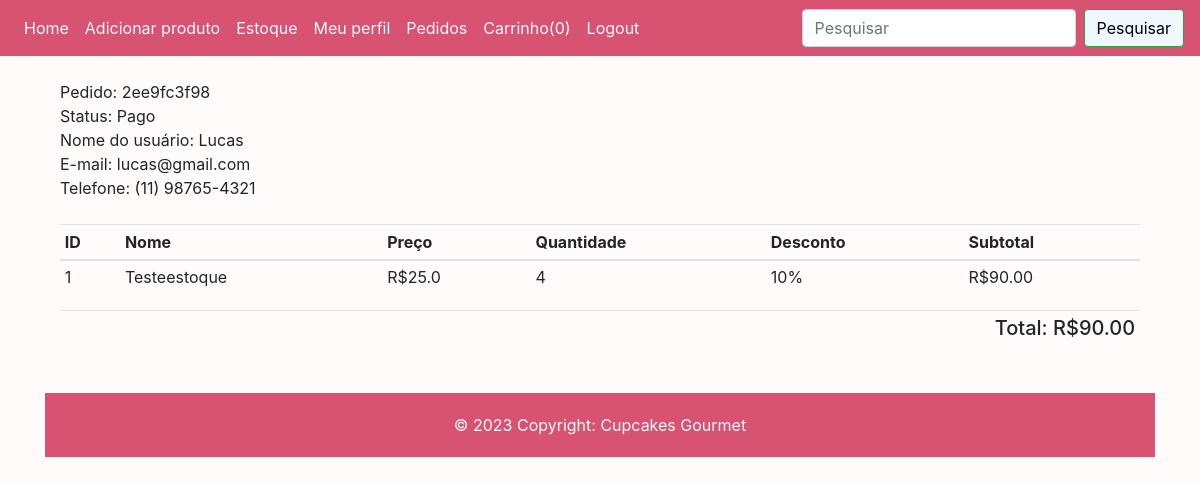
/orders/5f123b1c00 (signed in), run on an earlier commit of the app's database.
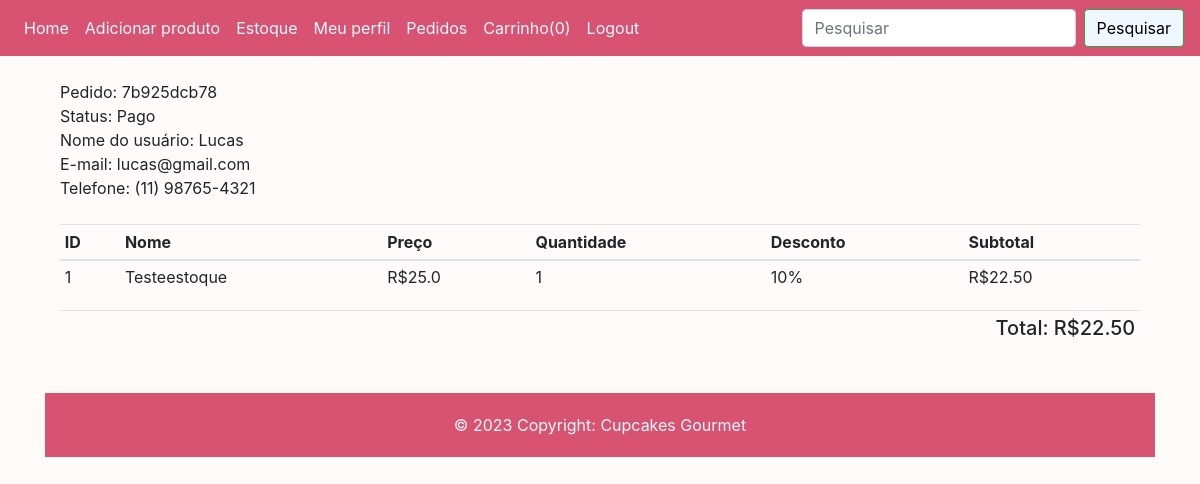
And on a later commit of the database.
### website/models.py (models this page shows, shortened)
class Order(db.Model):
    id = db.Column(db.Integer, primary_key=True)
    total = db.Column(db.String(20), unique=True, nullable=False) # Identificação do pedido(invoice).
    status = db.Column(db.String(20), default='Pendente', nullable=False)
    userId = db.Column(db.Integer, unique=False, nullable=False)
    date = db.Column(db.DateTime(timezone = True), default=func.now(), nullable=False)
    orders = db.Column(JsonEcodeDict)
    user_id = db.Column(db.Integer, db.ForeignKey('user.id'))

### website/auth.py (the view)
@auth.route('/orders/<total>') # pagina do pedido
@login_required # Decorador que só vai permitir acesso ao logout caso o usuário estiver logado.
def orders(total):
    if current_user.is_authenticated:
        totalDoPedido = 0
        subtotal = 0
        customer_id = current_user.id
        customer = User.query.filter_by(id=customer_id).first()
        orders = Order.query.filter_by(userId=customer_id).order_by(Order.id.desc()).first() # Aqui ele sempre vai pegar o ultimo total"identificação do pedido"
        for _key, product in orders.orders.items():
            subtotal += float(product['price']) * int(product['quantity'])
            discount = subtotal * (product['discount']/100)
            subtotal -= discount
            totalDoPedido += float("%.2f" % (subtotal))
            discount = 0
            subtotal = 0
        somaTotal = ("%.2f" % float((totalDoPedido)))
    else:
        return redirect(url_for('auth.home'))
    return render_template('/order.html', user=current_user, total=total, subtotal=subtotal, somaTotal=somaTotal, customer=customer, orders=orders)

### website/models.py (called while the page is built)
    def process_result_value(self, value, dialect):
        if value is None:
            return {}
        else:
            return json.loads(value)

### website/templates/order.html (shortened to what this page needs)
{% extends "base.html" %} {% block title %}Pedidos{% endblock %} {% block content%}
<div class="container mt-4">
    <div class="row">
        <div class="col-md-12">
            Pedido: {{orders.total}}
            <br>
            Status: {{orders.status}}
            <br>
            Nome do usuário: {{customer.firstName}}
            <br>
            E-mail: {{customer.email}}
            <br>
            Telefone: {{customer.phone}}
            <br>
            <br>
        <table class="table table-sm">
            <thead>
                <th>ID</th>
                <th>Nome</th>
                <th>Preço</th>
                <th>Quantidade</th>
                <th>Desconto</th>
                <th>Subtotal</th>
            </thead>
            <tbody>
                {% for key, product in orders.orders.items() %}
                {% set discount = product.discount/100 %}
                <tr>
                    <td>{{loop.index}}</td>
                    <td>{{product.name}}</td>
                    <td>R${{product.price}}</td>
                    <td>{{product.quantity}}</td>
                    {% if product.discount > 0 %}
                    <td>{{product.discount}}%</td>
                    {% else %}
                    <td></td>
                    {% endif %}
                    {% set subtotal = product.quantity|int * product.price|float %}
                    <td>R${{"%0.2f"|format((subtotal|float) - (subtotal|float * discount|float))}}</td>
                {% endfor %}
            </tbody>
        </table>
        <table class="table table-sm">
            <tr>
                <td>
                </td>
                <td><h5 style="float: right;">Total: R${{"%0.2f"|format(somaTotal|float)}}</h5></td>
            </tr>
        </table>
      </div>
   </div>
</div>
<br />
<footer class="text-light">
    <div class="text-center" style="background-color: #d85372; padding: 20px;" >
      &copy 2023 Copyright: <a href="#" style="color: aliceblue;">Cupcakes Gourmet</a>
    </div>
</footer>
{% endblock %}

What changed in the data, as far as the page shows it:
no longer on this page (row unchanged): Order: total "2ee9fc3f98", status "Pago"
added Order: total "7b925dcb78", status "Pago"
Also different on the page:
{{ "%0.2f"|format(somaTotal|float) }}: "90.00" → "22.50"
new list line: "1 Testeestoque R$ 25.0 1 10 % R$ 22.50"
list line gone: "1 Testeestoque R$ 25.0 4 10 % R$ 90.00"
